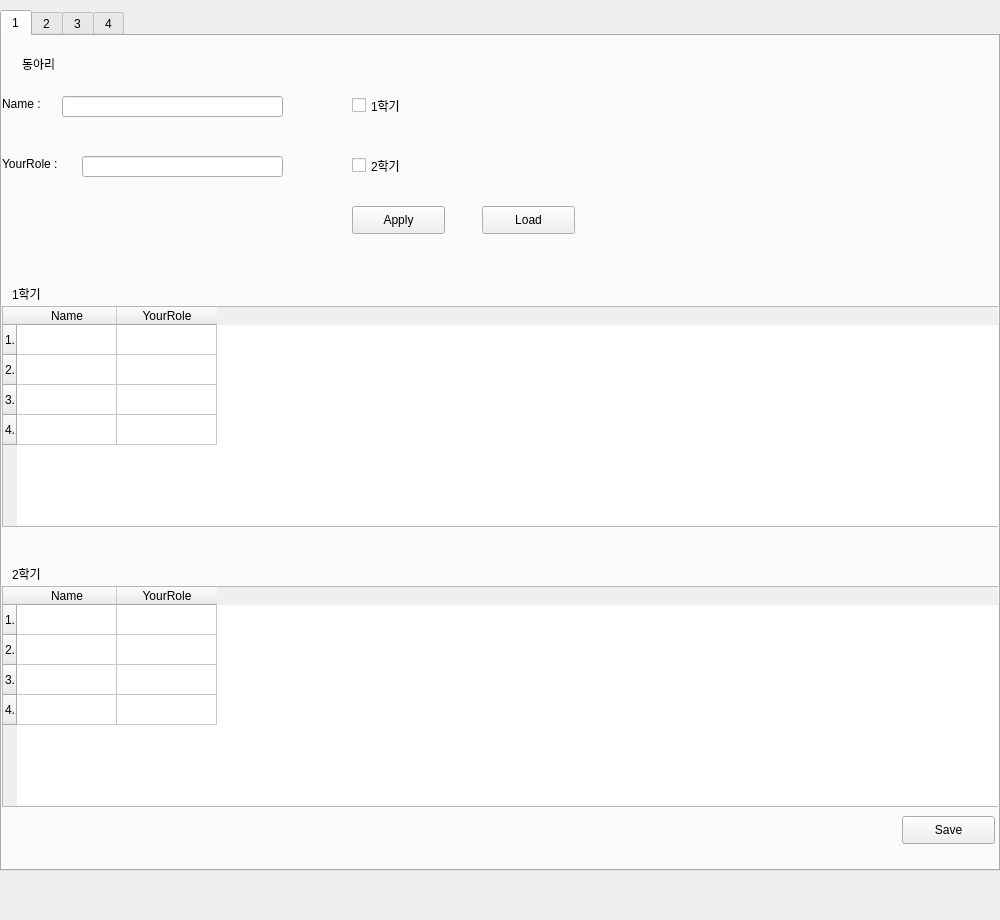
<?xml version="1.0" encoding="UTF-8"?>
<ui version="4.0">
 <class>Form3</class>
 <widget class="QWidget" name="Form3">
  <property name="geometry">
   <rect>
    <x>0</x>
    <y>0</y>
    <width>1000</width>
    <height>920</height>
   </rect>
  </property>
  <property name="windowTitle">
   <string>Form</string>
  </property>
  <widget class="QTabWidget" name="tabWidget">
   <property name="geometry">
    <rect>
     <x>0</x>
     <y>10</y>
     <width>1000</width>
     <height>861</height>
    </rect>
   </property>
   <property name="currentIndex">
    <number>0</number>
   </property>
   <widget class="QWidget" name="tab">
    <attribute name="title">
     <string>1</string>
    </attribute>
    <widget class="QLabel" name="label">
     <property name="geometry">
      <rect>
       <x>0</x>
       <y>60</y>
       <width>64</width>
       <height>15</height>
      </rect>
     </property>
     <property name="text">
      <string>Name : </string>
     </property>
    </widget>
    <widget class="QLabel" name="label_2">
     <property name="geometry">
      <rect>
       <x>0</x>
       <y>120</y>
       <width>81</width>
       <height>16</height>
      </rect>
     </property>
     <property name="text">
      <string>YourRole : </string>
     </property>
    </widget>
    <widget class="QLineEdit" name="lineEdit">
     <property name="geometry">
      <rect>
       <x>60</x>
       <y>60</y>
       <width>221</width>
       <height>21</height>
      </rect>
     </property>
    </widget>
    <widget class="QLineEdit" name="lineEdit_2">
     <property name="geometry">
      <rect>
       <x>80</x>
       <y>120</y>
       <width>201</width>
       <height>21</height>
      </rect>
     </property>
    </widget>
    <widget class="QCheckBox" name="checkBox">
     <property name="geometry">
      <rect>
       <x>350</x>
       <y>60</y>
       <width>96</width>
       <height>19</height>
      </rect>
     </property>
     <property name="text">
      <string>1학기</string>
     </property>
    </widget>
    <widget class="QCheckBox" name="checkBox_2">
     <property name="geometry">
      <rect>
       <x>350</x>
       <y>120</y>
       <width>96</width>
       <height>19</height>
      </rect>
     </property>
     <property name="text">
      <string>2학기</string>
     </property>
    </widget>
    <widget class="QPushButton" name="pushButton">
     <property name="geometry">
      <rect>
       <x>350</x>
       <y>170</y>
       <width>93</width>
       <height>28</height>
      </rect>
     </property>
     <property name="text">
      <string>Apply</string>
     </property>
    </widget>
    <widget class="QTableWidget" name="tableWidget">
     <property name="geometry">
      <rect>
       <x>0</x>
       <y>270</y>
       <width>1000</width>
       <height>221</height>
      </rect>
     </property>
     <row>
      <property name="text">
       <string>1.</string>
      </property>
     </row>
     <row>
      <property name="text">
       <string>2.</string>
      </property>
     </row>
     <row>
      <property name="text">
       <string>3.</string>
      </property>
     </row>
     <row>
      <property name="text">
       <string>4.</string>
      </property>
     </row>
     <column>
      <property name="text">
       <string>Name</string>
      </property>
     </column>
     <column>
      <property name="text">
       <string>YourRole</string>
      </property>
     </column>
     <item row="0" column="0">
      <property name="text">
       <string/>
      </property>
     </item>
    </widget>
    <widget class="QPushButton" name="pushButton_2">
     <property name="geometry">
      <rect>
       <x>900</x>
       <y>780</y>
       <width>93</width>
       <height>28</height>
      </rect>
     </property>
     <property name="text">
      <string>Save</string>
     </property>
    </widget>
    <widget class="QTableWidget" name="tableWidget_2">
     <property name="geometry">
      <rect>
       <x>0</x>
       <y>550</y>
       <width>1000</width>
       <height>221</height>
      </rect>
     </property>
     <row>
      <property name="text">
       <string>1.</string>
      </property>
     </row>
     <row>
      <property name="text">
       <string>2.</string>
      </property>
     </row>
     <row>
      <property name="text">
       <string>3.</string>
      </property>
     </row>
     <row>
      <property name="text">
       <string>4.</string>
      </property>
     </row>
     <column>
      <property name="text">
       <string>Name</string>
      </property>
     </column>
     <column>
      <property name="text">
       <string>YourRole</string>
      </property>
     </column>
     <item row="0" column="0">
      <property name="text">
       <string/>
      </property>
     </item>
    </widget>
    <widget class="QLabel" name="label_3">
     <property name="geometry">
      <rect>
       <x>10</x>
       <y>250</y>
       <width>64</width>
       <height>15</height>
      </rect>
     </property>
     <property name="text">
      <string>1학기</string>
     </property>
    </widget>
    <widget class="QLabel" name="label_4">
     <property name="geometry">
      <rect>
       <x>10</x>
       <y>530</y>
       <width>64</width>
       <height>15</height>
      </rect>
     </property>
     <property name="text">
      <string>2학기</string>
     </property>
    </widget>
    <widget class="QLabel" name="label_5">
     <property name="geometry">
      <rect>
       <x>20</x>
       <y>20</y>
       <width>64</width>
       <height>15</height>
      </rect>
     </property>
     <property name="text">
      <string>동아리</string>
     </property>
    </widget>
    <widget class="QPushButton" name="pushButton_3">
     <property name="geometry">
      <rect>
       <x>480</x>
       <y>170</y>
       <width>93</width>
       <height>28</height>
      </rect>
     </property>
     <property name="text">
      <string>Load</string>
     </property>
    </widget>
   </widget>
   <widget class="QWidget" name="tab_2">
    <attribute name="title">
     <string>2</string>
    </attribute>
    <widget class="QLabel" name="label_6">
     <property name="geometry">
      <rect>
       <x>10</x>
       <y>250</y>
       <width>64</width>
       <height>15</height>
      </rect>
     </property>
     <property name="text">
      <string>1학기</string>
     </property>
    </widget>
    <widget class="QLabel" name="label_7">
     <property name="geometry">
      <rect>
       <x>20</x>
       <y>20</y>
       <width>64</width>
       <height>15</height>
      </rect>
     </property>
     <property name="text">
      <string>동아리</string>
     </property>
    </widget>
    <widget class="QCheckBox" name="check2_1">
     <property name="geometry">
      <rect>
       <x>350</x>
       <y>60</y>
       <width>96</width>
       <height>19</height>
      </rect>
     </property>
     <property name="text">
      <string>1학기</string>
     </property>
    </widget>
    <widget class="QCheckBox" name="check2_2">
     <property name="geometry">
      <rect>
       <x>350</x>
       <y>120</y>
       <width>96</width>
       <height>19</height>
      </rect>
     </property>
     <property name="text">
      <string>2학기</string>
     </property>
    </widget>
    <widget class="QLabel" name="label_8">
     <property name="geometry">
      <rect>
       <x>10</x>
       <y>530</y>
       <width>64</width>
       <height>15</height>
      </rect>
     </property>
     <property name="text">
      <string>2학기</string>
     </property>
    </widget>
    <widget class="QLabel" name="label_9">
     <property name="geometry">
      <rect>
       <x>0</x>
       <y>60</y>
       <width>64</width>
       <height>15</height>
      </rect>
     </property>
     <property name="text">
      <string>Name : </string>
     </property>
    </widget>
    <widget class="QLineEdit" name="role2">
     <property name="geometry">
      <rect>
       <x>80</x>
       <y>120</y>
       <width>201</width>
       <height>21</height>
      </rect>
     </property>
    </widget>
    <widget class="QTableWidget" name="table2_2">
     <property name="geometry">
      <rect>
       <x>0</x>
       <y>550</y>
       <width>1000</width>
       <height>221</height>
      </rect>
     </property>
     <row>
      <property name="text">
       <string>1.</string>
      </property>
     </row>
     <row>
      <property name="text">
       <string>2.</string>
      </property>
     </row>
     <row>
      <property name="text">
       <string>3.</string>
      </property>
     </row>
     <row>
      <property name="text">
       <string>4.</string>
      </property>
     </row>
     <column>
      <property name="text">
       <string>Name</string>
      </property>
     </column>
     <column>
      <property name="text">
       <string>YourRole</string>
      </property>
     </column>
     <item row="0" column="0">
      <property name="text">
       <string/>
      </property>
     </item>
    </widget>
    <widget class="QTableWidget" name="table2_1">
     <property name="geometry">
      <rect>
       <x>0</x>
       <y>270</y>
       <width>1000</width>
       <height>221</height>
      </rect>
     </property>
     <row>
      <property name="text">
       <string>1.</string>
      </property>
     </row>
     <row>
      <property name="text">
       <string>2.</string>
      </property>
     </row>
     <row>
      <property name="text">
       <string>3.</string>
      </property>
     </row>
     <row>
      <property name="text">
       <string>4.</string>
      </property>
     </row>
     <column>
      <property name="text">
       <string>Name</string>
      </property>
     </column>
     <column>
      <property name="text">
       <string>YourRole</string>
      </property>
     </column>
     <item row="0" column="0">
      <property name="text">
       <string/>
      </property>
     </item>
    </widget>
    <widget class="QLineEdit" name="name2">
     <property name="geometry">
      <rect>
       <x>60</x>
       <y>60</y>
       <width>221</width>
       <height>21</height>
      </rect>
     </property>
    </widget>
    <widget class="QLabel" name="label_10">
     <property name="geometry">
      <rect>
       <x>0</x>
       <y>120</y>
       <width>81</width>
       <height>16</height>
      </rect>
     </property>
     <property name="text">
      <string>YourRole : </string>
     </property>
    </widget>
    <widget class="QPushButton" name="apply2">
     <property name="geometry">
      <rect>
       <x>350</x>
       <y>170</y>
       <width>93</width>
       <height>28</height>
      </rect>
     </property>
     <property name="text">
      <string>Apply</string>
     </property>
    </widget>
    <widget class="QPushButton" name="load2">
     <property name="geometry">
      <rect>
       <x>480</x>
       <y>170</y>
       <width>93</width>
       <height>28</height>
      </rect>
     </property>
     <property name="text">
      <string>Load</string>
     </property>
    </widget>
   </widget>
   <widget class="QWidget" name="tab_3">
    <attribute name="title">
     <string>3</string>
    </attribute>
    <widget class="QTableWidget" name="table3_2">
     <property name="geometry">
      <rect>
       <x>0</x>
       <y>550</y>
       <width>1000</width>
       <height>221</height>
      </rect>
     </property>
     <row>
      <property name="text">
       <string>1.</string>
      </property>
     </row>
     <row>
      <property name="text">
       <string>2.</string>
      </property>
     </row>
     <row>
      <property name="text">
       <string>3.</string>
      </property>
     </row>
     <row>
      <property name="text">
       <string>4.</string>
      </property>
     </row>
     <column>
      <property name="text">
       <string>Name</string>
      </property>
     </column>
     <column>
      <property name="text">
       <string>YourRole</string>
      </property>
     </column>
     <item row="0" column="0">
      <property name="text">
       <string/>
      </property>
     </item>
    </widget>
    <widget class="QPushButton" name="load3">
     <property name="geometry">
      <rect>
       <x>480</x>
       <y>170</y>
       <width>93</width>
       <height>28</height>
      </rect>
     </property>
     <property name="text">
      <string>Load</string>
     </property>
    </widget>
    <widget class="QLabel" name="label_11">
     <property name="geometry">
      <rect>
       <x>10</x>
       <y>250</y>
       <width>64</width>
       <height>15</height>
      </rect>
     </property>
     <property name="text">
      <string>1학기</string>
     </property>
    </widget>
    <widget class="QCheckBox" name="check3_1">
     <property name="geometry">
      <rect>
       <x>350</x>
       <y>60</y>
       <width>96</width>
       <height>19</height>
      </rect>
     </property>
     <property name="text">
      <string>1학기</string>
     </property>
    </widget>
    <widget class="QLineEdit" name="role3">
     <property name="geometry">
      <rect>
       <x>80</x>
       <y>120</y>
       <width>201</width>
       <height>21</height>
      </rect>
     </property>
    </widget>
    <widget class="QLabel" name="label_12">
     <property name="geometry">
      <rect>
       <x>0</x>
       <y>120</y>
       <width>81</width>
       <height>16</height>
      </rect>
     </property>
     <property name="text">
      <string>YourRole : </string>
     </property>
    </widget>
    <widget class="QLabel" name="label_13">
     <property name="geometry">
      <rect>
       <x>10</x>
       <y>530</y>
       <width>64</width>
       <height>15</height>
      </rect>
     </property>
     <property name="text">
      <string>2학기</string>
     </property>
    </widget>
    <widget class="QLabel" name="label_14">
     <property name="geometry">
      <rect>
       <x>0</x>
       <y>60</y>
       <width>64</width>
       <height>15</height>
      </rect>
     </property>
     <property name="text">
      <string>Name : </string>
     </property>
    </widget>
    <widget class="QLabel" name="label_15">
     <property name="geometry">
      <rect>
       <x>20</x>
       <y>20</y>
       <width>64</width>
       <height>15</height>
      </rect>
     </property>
     <property name="text">
      <string>동아리</string>
     </property>
    </widget>
    <widget class="QCheckBox" name="check3_2">
     <property name="geometry">
      <rect>
       <x>350</x>
       <y>120</y>
       <width>96</width>
       <height>19</height>
      </rect>
     </property>
     <property name="text">
      <string>2학기</string>
     </property>
    </widget>
    <widget class="QPushButton" name="apply3">
     <property name="geometry">
      <rect>
       <x>350</x>
       <y>170</y>
       <width>93</width>
       <height>28</height>
      </rect>
     </property>
     <property name="text">
      <string>Apply</string>
     </property>
    </widget>
    <widget class="QTableWidget" name="table3_1">
     <property name="geometry">
      <rect>
       <x>0</x>
       <y>270</y>
       <width>1000</width>
       <height>221</height>
      </rect>
     </property>
     <row>
      <property name="text">
       <string>1.</string>
      </property>
     </row>
     <row>
      <property name="text">
       <string>2.</string>
      </property>
     </row>
     <row>
      <property name="text">
       <string>3.</string>
      </property>
     </row>
     <row>
      <property name="text">
       <string>4.</string>
      </property>
     </row>
     <column>
      <property name="text">
       <string>Name</string>
      </property>
     </column>
     <column>
      <property name="text">
       <string>YourRole</string>
      </property>
     </column>
     <item row="0" column="0">
      <property name="text">
       <string/>
      </property>
     </item>
    </widget>
    <widget class="QLineEdit" name="name3">
     <property name="geometry">
      <rect>
       <x>60</x>
       <y>60</y>
       <width>221</width>
       <height>21</height>
      </rect>
     </property>
    </widget>
   </widget>
   <widget class="QWidget" name="tab_4">
    <attribute name="title">
     <string>4</string>
    </attribute>
    <widget class="QTableWidget" name="table4_2">
     <property name="geometry">
      <rect>
       <x>0</x>
       <y>550</y>
       <width>1000</width>
       <height>221</height>
      </rect>
     </property>
     <row>
      <property name="text">
       <string>1.</string>
      </property>
     </row>
     <row>
      <property name="text">
       <string>2.</string>
      </property>
     </row>
     <row>
      <property name="text">
       <string>3.</string>
      </property>
     </row>
     <row>
      <property name="text">
       <string>4.</string>
      </property>
     </row>
     <column>
      <property name="text">
       <string>Name</string>
      </property>
     </column>
     <column>
      <property name="text">
       <string>YourRole</string>
      </property>
     </column>
     <item row="0" column="0">
      <property name="text">
       <string/>
      </property>
     </item>
    </widget>
    <widget class="QPushButton" name="load4">
     <property name="geometry">
      <rect>
       <x>480</x>
       <y>170</y>
       <width>93</width>
       <height>28</height>
      </rect>
     </property>
     <property name="text">
      <string>Load</string>
     </property>
    </widget>
    <widget class="QLabel" name="label_16">
     <property name="geometry">
      <rect>
       <x>10</x>
       <y>250</y>
       <width>64</width>
       <height>15</height>
      </rect>
     </property>
     <property name="text">
      <string>1학기</string>
     </property>
    </widget>
    <widget class="QCheckBox" name="check4_1">
     <property name="geometry">
      <rect>
       <x>350</x>
       <y>60</y>
       <width>96</width>
       <height>19</height>
      </rect>
     </property>
     <property name="text">
      <string>1학기</string>
     </property>
    </widget>
    <widget class="QLineEdit" name="role4">
     <property name="geometry">
      <rect>
       <x>80</x>
       <y>120</y>
       <width>201</width>
       <height>21</height>
      </rect>
     </property>
    </widget>
    <widget class="QLabel" name="label_17">
     <property name="geometry">
      <rect>
       <x>0</x>
       <y>120</y>
       <width>81</width>
       <height>16</height>
      </rect>
     </property>
     <property name="text">
      <string>YourRole : </string>
     </property>
    </widget>
    <widget class="QLabel" name="label_18">
     <property name="geometry">
      <rect>
       <x>10</x>
       <y>530</y>
       <width>64</width>
       <height>15</height>
      </rect>
     </property>
     <property name="text">
      <string>2학기</string>
     </property>
    </widget>
    <widget class="QLabel" name="label_19">
     <property name="geometry">
      <rect>
       <x>0</x>
       <y>60</y>
       <width>64</width>
       <height>15</height>
      </rect>
     </property>
     <property name="text">
      <string>Name : </string>
     </property>
    </widget>
    <widget class="QLabel" name="label_20">
     <property name="geometry">
      <rect>
       <x>20</x>
       <y>20</y>
       <width>64</width>
       <height>15</height>
      </rect>
     </property>
     <property name="text">
      <string>동아리</string>
     </property>
    </widget>
    <widget class="QCheckBox" name="check4_2">
     <property name="geometry">
      <rect>
       <x>350</x>
       <y>120</y>
       <width>96</width>
       <height>19</height>
      </rect>
     </property>
     <property name="text">
      <string>2학기</string>
     </property>
    </widget>
    <widget class="QPushButton" name="apply4">
     <property name="geometry">
      <rect>
       <x>350</x>
       <y>170</y>
       <width>93</width>
       <height>28</height>
      </rect>
     </property>
     <property name="text">
      <string>Apply</string>
     </property>
    </widget>
    <widget class="QTableWidget" name="table4_1">
     <property name="geometry">
      <rect>
       <x>0</x>
       <y>270</y>
       <width>1000</width>
       <height>221</height>
      </rect>
     </property>
     <row>
      <property name="text">
       <string>1.</string>
      </property>
     </row>
     <row>
      <property name="text">
       <string>2.</string>
      </property>
     </row>
     <row>
      <property name="text">
       <string>3.</string>
      </property>
     </row>
     <row>
      <property name="text">
       <string>4.</string>
      </property>
     </row>
     <column>
      <property name="text">
       <string>Name</string>
      </property>
     </column>
     <column>
      <property name="text">
       <string>YourRole</string>
      </property>
     </column>
     <item row="0" column="0">
      <property name="text">
       <string/>
      </property>
     </item>
    </widget>
    <widget class="QLineEdit" name="name4">
     <property name="geometry">
      <rect>
       <x>60</x>
       <y>60</y>
       <width>221</width>
       <height>21</height>
      </rect>
     </property>
    </widget>
   </widget>
  </widget>
 </widget>
 <resources/>
 <connections/>
</ui>
